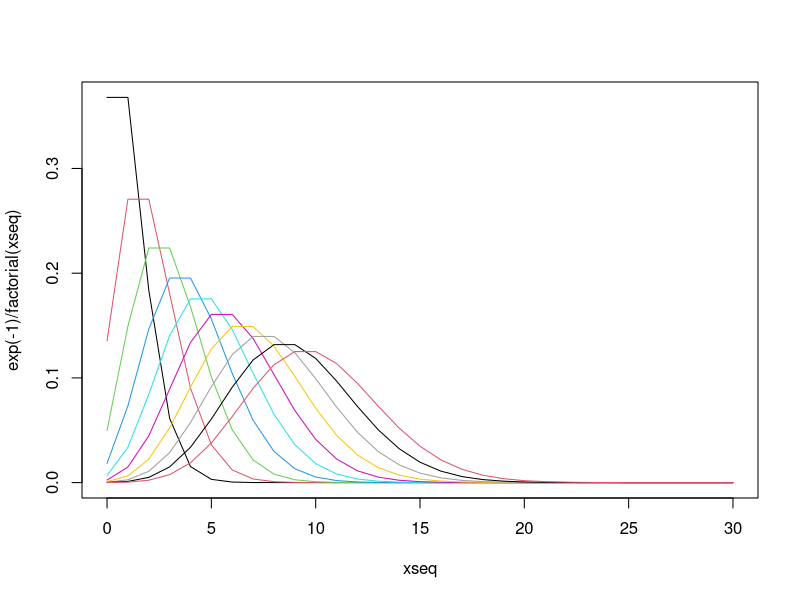

The R source for this figure:
xseq <- 0:30
plot(xseq,exp(-1)/factorial(xseq),type='l')
for (i in 2:10)
lines(xseq,exp(-i)*i^xseq/factorial(xseq),col=i,type='l')
#legend(15,0.3,c('lambda=1','lambda=2','lambda=3','lambda=4','lambda=5'),col=c(1,2,3,4,5),pch='-')
